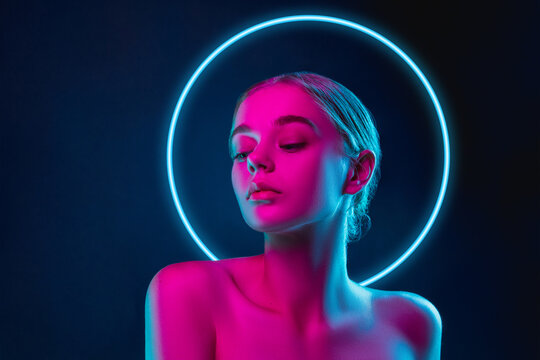
#> input picture Week 3/woman.jpg, 540 x 360 px, given in place of woman.jpeg, which was not available
$ jupyter execute Week2-Lab2-Aziz-Rixsiev.ipynb   (text cells are left out)
#> lines starting #> are read from the running program, lines starting #| are printed output that depends on the picture; pictures that were not available may be replaced by others from this repository, and a replacement may not be noted
[cell 1]
import cv2
import matplotlib.pyplot as plt

image = cv2.imread('woman.jpeg')
#> image is the input picture: shape (360, 540, 3); mean B, G, R 74.9, 33.9, 37.6
image_RGB = cv2.cvtColor(image, cv2.COLOR_BGR2RGB)

subtracted_image = cv2.subtract(image_RGB, 30)
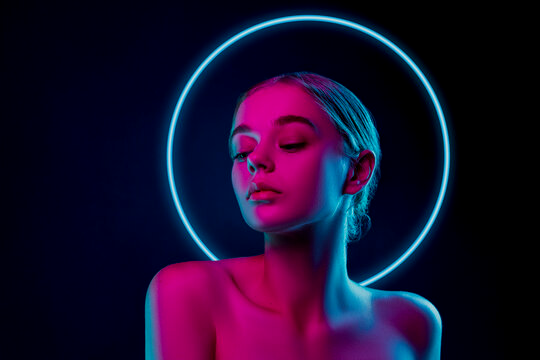
#> subtracted_image: shape (360, 540, 3); mean R, G, B 26.7, 14, 46.2

plt.subplot(1, 2, 1)
plt.imshow(image_RGB)
plt.title('Original Image')
plt.axis('off')
plt.subplot(1, 2, 2)
plt.imshow(subtracted_image)
plt.title('Subtracted Image (-30)')
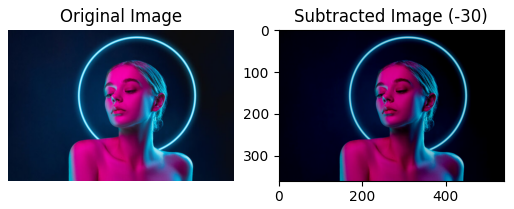
#> figure drawn by matplotlib, 2 panels

[cell 2]
import cv2
import matplotlib.pyplot as plt
import numpy as np

red_channel_reduced_image = image_RGB.copy()

red_channel_reduced_image[:, :, 0] = np.maximum(0, red_channel_reduced_image[:, :, 0].astype(np.int16) - 100).astype(np.uint8)
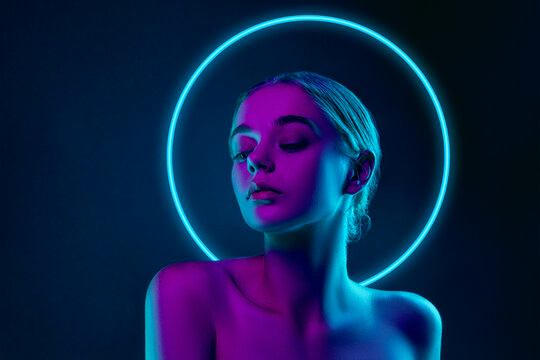
#> red_channel_reduced_image: shape (360, 540, 3); mean R, G, B 12.5, 33.9, 74.9

plt.figure(figsize=(10, 5))
plt.subplot(1, 2, 1)
plt.imshow(image_RGB)
plt.title('Original Image')
plt.axis('off')
plt.subplot(1, 2, 2)
plt.imshow(red_channel_reduced_image)
plt.title('Red Channel Reduced (-100)')
plt.axis('off')
plt.show()
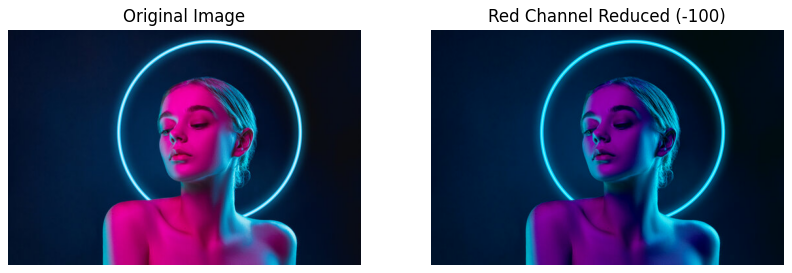
#> figure drawn by matplotlib, 2 panels

[cell 3]
import cv2
import matplotlib.pyplot as plt

image = cv2.imread('woman.jpeg')
image_RGB = cv2.cvtColor(image, cv2.COLOR_BGR2RGB)
image_add = cv2.add(image_RGB, 90)
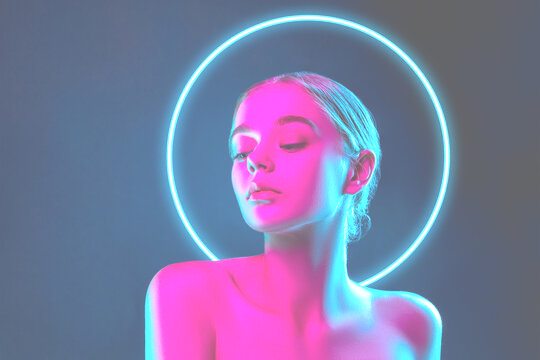
#> image_add: shape (360, 540, 3); mean R, G, B 123.9, 122.5, 161.8

plt.subplot(1, 2, 1)
plt.imshow(image_RGB)
plt.title('Original Image')
plt.axis('off')

plt.subplot(1, 2, 2)
plt.imshow(image_add)
plt.title('Image added +90')
plt.axis('off')
plt.show()

[cell 4]
import cv2
import matplotlib.pyplot as plt
import numpy as np

image = cv2.imread('woman.jpeg')
image_RGB = cv2.cvtColor(image, cv2.COLOR_BGR2RGB)

red_channel_added_image = image_RGB.copy()

red_channel_added_image[:, :, 0] = np.minimum(255, red_channel_added_image[:, :, 0].astype(np.int16) + 90).astype(np.uint8)
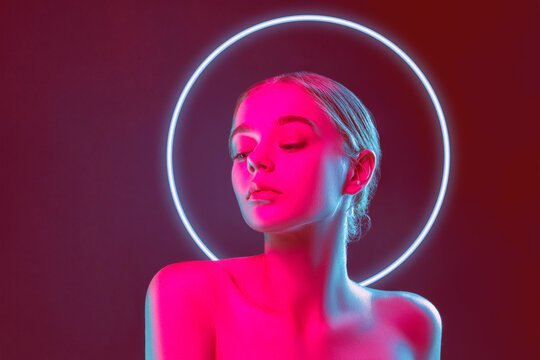
#> red_channel_added_image: shape (360, 540, 3); mean R, G, B 123.9, 33.9, 74.9

plt.figure(figsize=(10, 5))
plt.subplot(1, 2, 1)
plt.imshow(image_RGB)
plt.title('Original Image')
plt.axis('off')
plt.subplot(1, 2, 2)
plt.imshow(red_channel_added_image)
plt.title('Red Channel Added (+90)')
plt.axis('off')
plt.show()

[cell 5]
import cv2
import matplotlib.pyplot as plt

image = cv2.imread('woman.jpeg')
image_RGB = cv2.cvtColor(image, cv2.COLOR_BGR2RGB)

multiplied_image = cv2.multiply(image_RGB, 0.5)
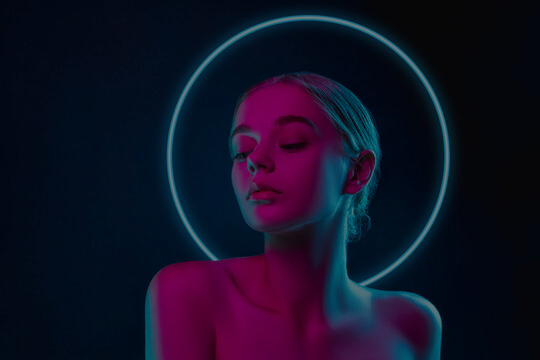
#> multiplied_image: shape (360, 540, 3); mean R, G, B 18.8, 16.9, 37.5

plt.subplot(1, 2, 1)
plt.imshow(image_RGB)
plt.title('Original Image')
plt.axis('off')
plt.subplot(1, 2, 2)
plt.imshow(multiplied_image)
plt.title('Multiplied Image 2')
plt.axis('off')
plt.show()

[cell 6]
import cv2
import matplotlib.pyplot as plt

image = cv2.imread('woman.jpeg')
image_RGB = cv2.cvtColor(image, cv2.COLOR_BGR2RGB)

divided_image_3 = cv2.divide(image_RGB, 3.0)
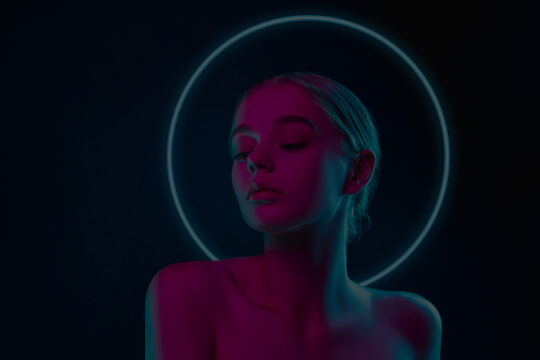
#> divided_image_3: shape (360, 540, 3); mean R, G, B 12.5, 11.3, 25
divided_image_0_5 = cv2.divide(image_RGB, 0.5)
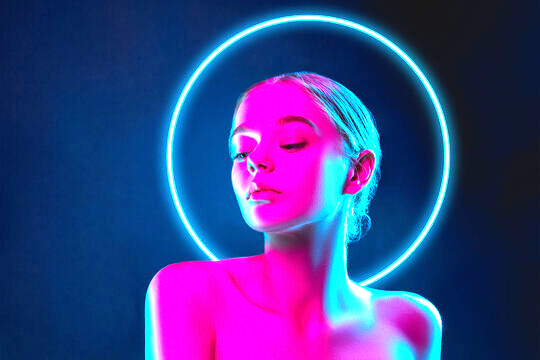
#> divided_image_0_5: shape (360, 540, 3); mean R, G, B 58.6, 61.7, 135.6

plt.figure(figsize=(15, 5))

plt.subplot(1, 3, 1)
plt.imshow(image_RGB)
plt.title('Original Image')
plt.axis('off')

plt.subplot(1, 3, 2)
plt.imshow(divided_image_3)
plt.title('Divided Image (Factor 3.0)')
plt.axis('off')

plt.subplot(1, 3, 3)
plt.imshow(divided_image_0_5)
plt.title('Divided Image (Factor 0.5)')
plt.axis('off')

plt.show()

$ run again, with Week 3/ai.jpg copied over Week 3/woman.jpg
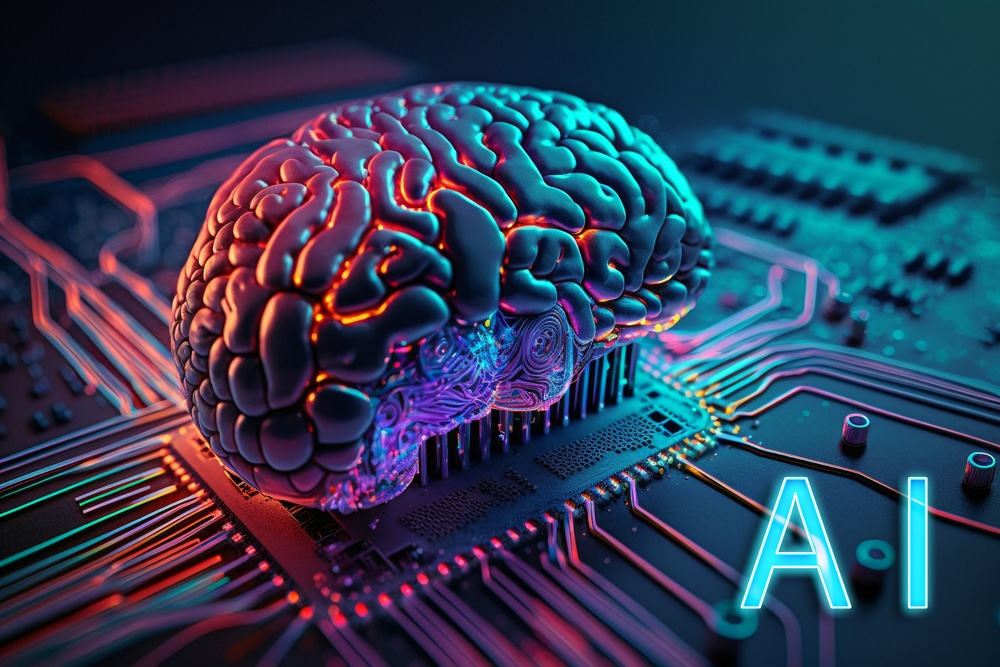
#> input picture Week 3/ai.jpg, 1000 x 667 px, shrunk from 2560 x 1707 before the run, given in place of woman.jpeg, which was not available
#> image is the input picture: shape (667, 1000, 3); mean B, G, R 85.6, 59.7, 46.8
#> `divided_image_3 = cv2.divide(image_RGB, 3.0)`:
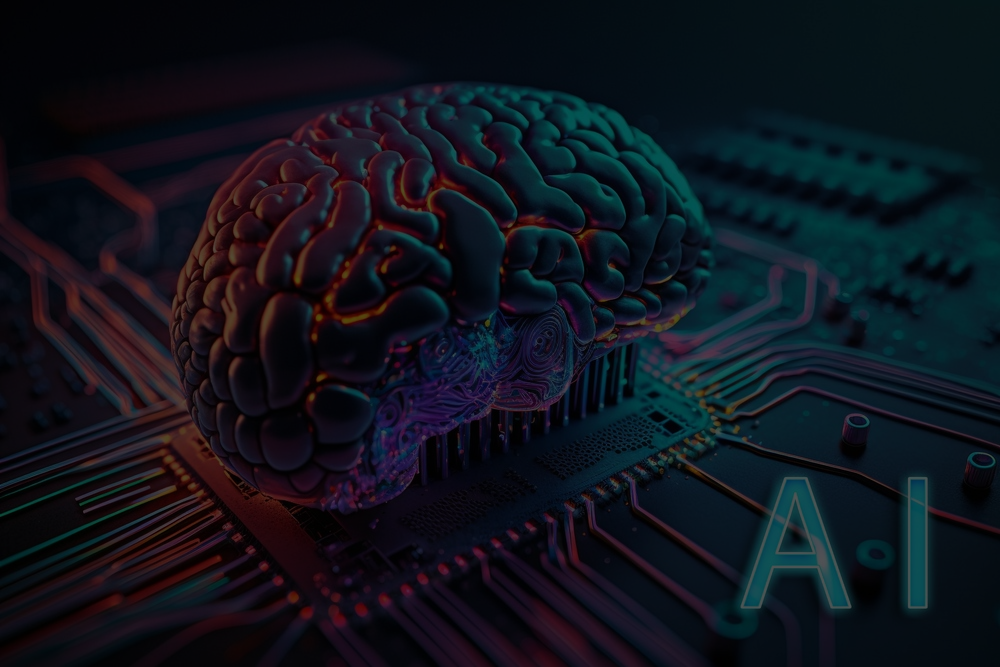
#> divided_image_3: shape (667, 1000, 3); mean R, G, B 15.6, 19.9, 28.5
#> `divided_image_0_5 = cv2.divide(image_RGB, 0.5)`:
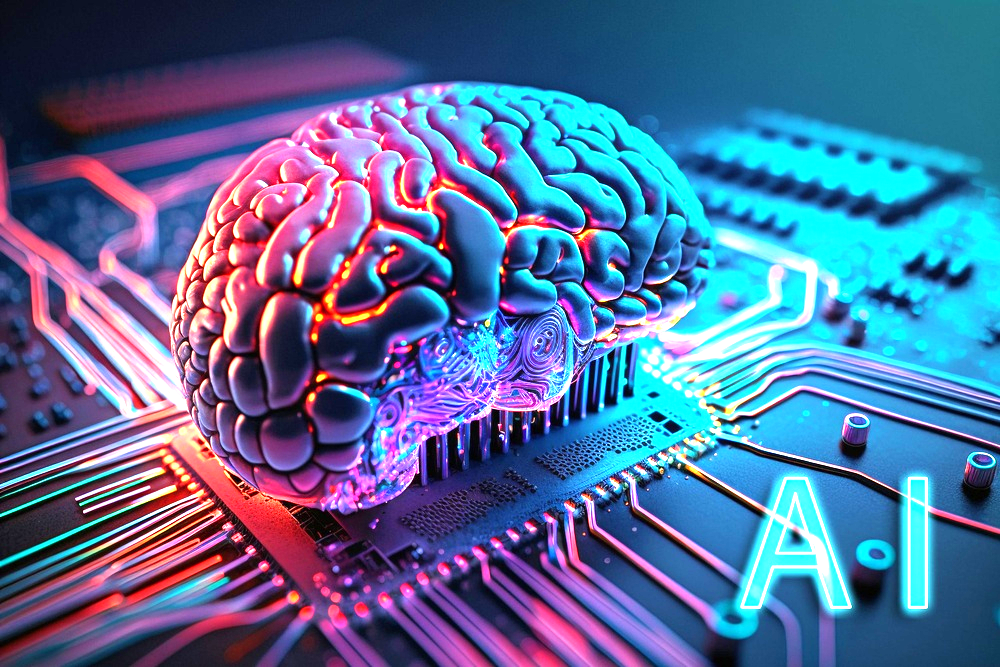
#> divided_image_0_5: shape (667, 1000, 3); mean R, G, B 83.6, 109.9, 153.8
